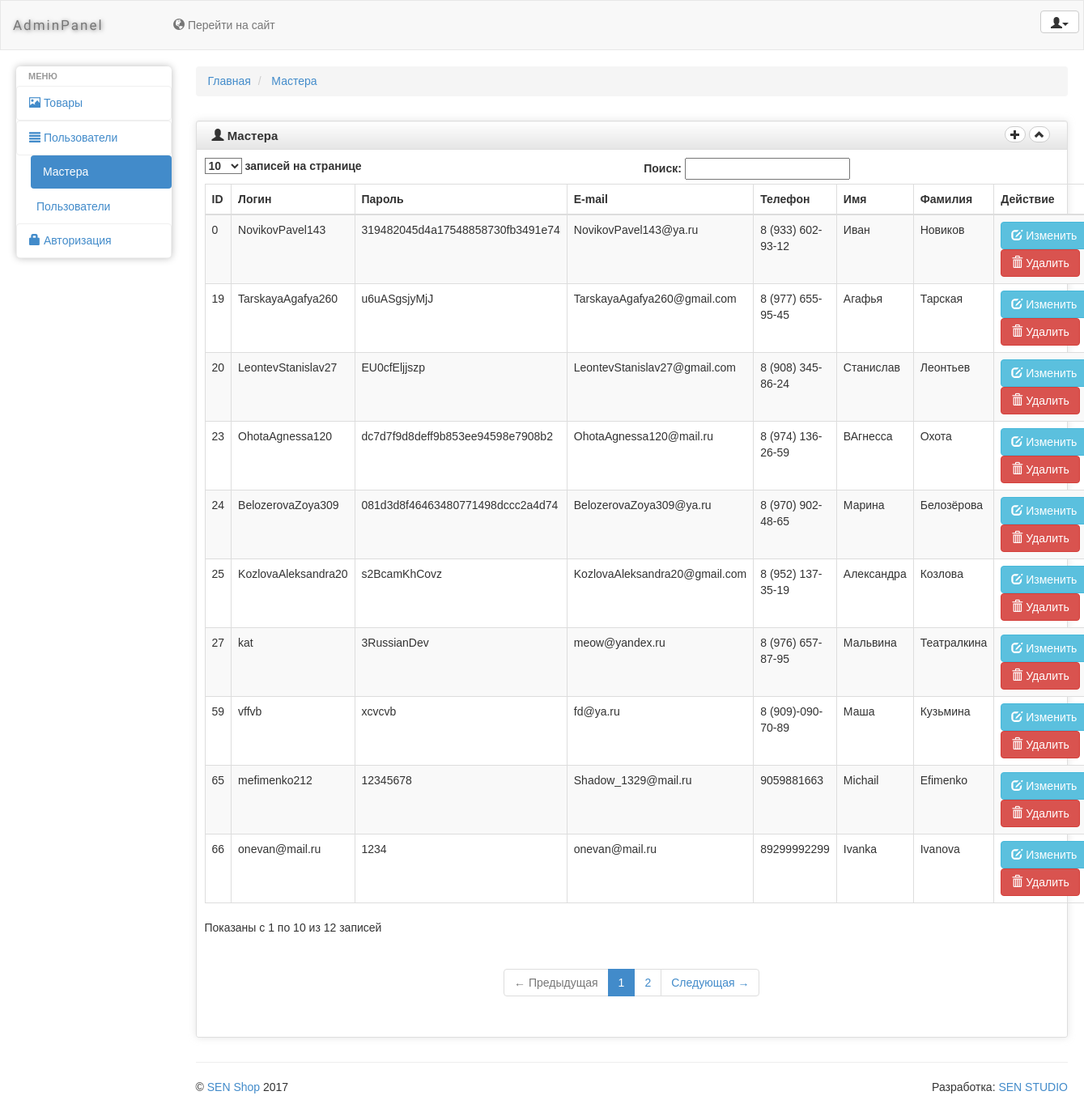
Screenshot of /admin/index.php (signed in) with the database file from the repository.
### tables this page shows
CREATE TABLE IF NOT EXISTS `user` (
  `user_id` int(11) NOT NULL AUTO_INCREMENT,
  `user_role` varchar(255) NOT NULL,
  `user_login` varchar(255) NOT NULL,
  `user_password` varchar(255) NOT NULL,
  `user_email` varchar(255) NOT NULL,
  `user_phone` varchar(30) NOT NULL,
  `user_name` varchar(255) NOT NULL,
  `user_surname` varchar(255) NOT NULL,
  PRIMARY KEY (`user_id`),
  UNIQUE KEY `user_login` (`user_login`),
  UNIQUE KEY `user_email` (`user_email`),
  UNIQUE KEY `user_phone` (`user_phone`),
  UNIQUE KEY `user_surname` (`user_surname`),
  KEY `user_fk0` (`user_role`),
  KEY `user_login_2` (`user_login`),
  FULLTEXT KEY `user_role` (`user_role`),
  FULLTEXT KEY `user_surname_2` (`user_surname`)
);

### admin/content.php (the view, shortened to what this page needs)
	<div id="content" class="col-lg-10 col-sm-10">
            <div>
    <ul class="breadcrumb">
        <li>
            <a href="#">Главная</a>
        </li>
        <li>
            <a href="#">Мастера</a>
        </li>
    </ul>
</div>
  <div class="row">
    <div class="box col-md-12">
    <div class="box-inner">
    <div class="box-header well" data-original-title="">
        <h2><i class="glyphicon glyphicon-user"></i> Мастера</h2>
        <div class="box-icon">
			<a href="#" class="btn btn-setting btn-round btn-default" id="add_new_user"><i
                                class="glyphicon glyphicon-plus"></i></a>
                        <a href="#" class="btn btn-minimize btn-round btn-default"><i
                                class="glyphicon glyphicon-chevron-up"></i></a>
        </div>
    </div>
    <div class="box-content">
    <table class="table table-striped table-bordered bootstrap-datatable datatable responsive">
    <thead>
    <tr>
        <th>ID</th>
        <th>Логин</th>
        <th>Пароль</th>
		<th>E-mail</th>
		<th>Телефон</th>
		<th>Имя</th>
		<th>Фамилия</th>
		<th>Действие</th>
    </tr>
    </thead>
    <tbody>
		<?php
include 'connection.php';
$link = mysqli_connect($host, $user, $password, $database)
    or die("Ошибка" . mysqli_error($link));
	mysqli_query($link, "SET NAMES utf8");
	mysqli_query($link, "SET CHARACTER SET utf8");
	mysqli_query($link, "SET character_set_client = utf8");
	mysqli_query($link, "SET character_set_connection = utf8");
	mysqli_query($link, "SET character_set_results = utf8");
	$query = "SELECT user_id,user_role,user_login,user_password,user_email,user_phone,user_name,user_surname FROM user where user_role=1";
	$res = mysqli_query($link, $query) or die(mysqli_error());
	while($row = mysqli_fetch_array($res)) {
		$id_int = (int)$row['user_id'];
	echo '<tr id="'.$id_int.'">';
	echo '<td id="user_id"> '.$row['user_id'].'</td>';
	echo '<td id="user_login" class="center">'.$row['user_login'].'</td>';
	echo '<td id="user_password" class="center">'.$row['user_password'].'</td>';
	echo '<td id="user_email" class="center">'.$row['user_email'].'</td>';
	echo '<td id="user_phone" class="center">'.$row['user_phone'].'</td>';
	echo '<td id="user_name" class="center">'.$row['user_name'].'</td>';
	echo '<td id="user_surname" class="center">'.$row['user_surname'].'</td>';
	echo '<td class="center">';
	echo '<a class="btn btn-info edit_user" id="'.$row['user_id'].'" href="#">';
	echo '<i class="glyphicon glyphicon-edit icon-white"></i>';
	echo ' Изменить';
	echo '</a>';
	echo '<a class="btn btn-danger delete_user" href="#" id="'.$id_int.'">';
	echo '<i class="glyphicon glyphicon-trash icon-white"></i>';
	echo ' Удалить';
	echo '</a>';
	echo '</td>';
	echo '</tr>';
	}
?>
    </tbody>
    </table>
    </div>
    </div>
    </div>
    </div>
  <hr>

### admin/css/charisma-app.css (style rules this page uses)
.box { margin-top: 10px; margin-bottom: 10px; }
.box-inner { border: 1px solid #DEDEDE; border-radius: 3px; -webkit-border-radius: 3px; -moz-border-radius: 3px; box-shadow: 0 0 10px rgba(189, 189, 189, 0.4); -webkit-box-shadow: 0 0 10px rgba(189, 189, 189, 0.4); -moz-box-shadow: 0 0 10px rgba(189, 189, 189, 0.4); }
.box-header { border: none; padding-top: 5px; border-bottom: 1px solid #DEDEDE; border-radius: 3px 3px 0 0; -webkit-border-radius: 3px 3px 0 0; -moz-border-radius: 3px 3px 0 0; height: 35px; min-height: 35px !important; margin-bottom: 0; font-weight: bold; font-size: 16px; background: -moz-linear-gradient(top, rgba(255, 255, 255, 0) 0%, rgba(0, 0, 0, 0.1) 100%); background: -webkit-gradient(linear, left top, left bottom, color-stop(0%, rgba(255, 255, 255, 0)), color-stop(100%, rgba(0, 0, 0, 0.1))); background: -webkit-linear-gradient(top, rgba(255, 255, 255, 0) 0%, rgba(0, 0, 0, 0.1) 100%); background: -o-linear-gradient(top, rgba(255, 255, 255, 0) 0%, rgba(0, 0, 0, 0.1) 100%); background: -ms-linear-gradient(top, rgba(255, 255, 255, 0) 0%, rgba(0, 0, 0, 0.1) 100%); background: linear-gradient(to bottom, rgba(255, 255, 255, 0) 0%, rgba(0, 0, 0, 0.1) 100%); filter: progid:DXImageTransform.Microsoft.gradient(startColorstr='#00ffffff', endColorstr='#1a000000', GradientType=0); }
.box-header h2 { font-size: 15px; width: auto; clear: none; float: left; line-height: 25px; white-space: nowrap; font-weight: bold; margin-top: 0; margin-bottom: 0; }
.box-header h2 > i { margin-top: 1px; }
.box-icon { float: right; }
.box-icon a { clear: none; float: left; margin: 0 2px; height: 20px; width: 5px; margin-top: 1px; }
.box-icon a i { margin-left: -6px; top: -1px; }
.box-content { padding: 10px; }
.btn-round { border-radius: 40px; -webkit-border-radius: 40px; -moz-border-radius: 40px; font-size: 12px; padding-top: 4px; }
@media only screen and (min-width: 980px) { a, button, input[type=submit], input[type=button], .product-img { -webkit-transition: .5s; -moz-transition: .5s; -ms-transition: .5s; -o-transition: .5s; transition: .5s; } }

### admin/bower_components/responsive-tables/responsive-tables.css (style rules this page uses)
table th { font-weight: bold; }
table td, table th { padding: 9px 10px; text-align: left; }

### admin/css/style.form.css (style rules this page uses)
body { font: 14px/21px "Lucida Sans", "Lucida Grande", "Lucida Sans Unicode", sans-serif; }

### rows the page displays
user: user_id "0", user_login "NovikovPavel143", user_password "319482045d4a17548858730fb3491e74", user_email "NovikovPavel143@ya.ru", user_phone "8 (933) 602-93-12", user_name "Иван", user_surname "Новиков"
user: user_id "19", user_login "TarskayaAgafya260", user_password "u6uASgsjyMjJ", user_email "TarskayaAgafya260@gmail.com", user_phone "8 (977) 655-95-45", user_name "Агафья", user_surname "Тарская"
user: user_id "20", user_login "LeontevStanislav27", user_password "EU0cfEljjszp", user_email "LeontevStanislav27@gmail.com", user_phone "8 (908) 345-86-24", user_name "Станислав", user_surname "Леонтьев"
user: user_id "23", user_login "OhotaAgnessa120", user_password "dc7d7f9d8deff9b853ee94598e7908b2", user_email "OhotaAgnessa120@mail.ru", user_phone "8 (974) 136-26-59", user_name "ВАгнесса", user_surname "Охота"
user: user_id "24", user_login "BelozerovaZoya309", user_password "081d3d8f46463480771498dccc2a4d74", user_email "BelozerovaZoya309@ya.ru", user_phone "8 (970) 902-48-65", user_name "Марина", user_surname "Белозёрова"
user: user_id "25", user_login "KozlovaAleksandra20", user_password "s2BcamKhCovz", user_email "KozlovaAleksandra20@gmail.com", user_phone "8 (952) 137-35-19", user_name "Александра", user_surname "Козлова"
user: user_id "27", user_login "kat", user_password "3RussianDev", user_email "meow@yandex.ru", user_phone "8 (976) 657-87-95", user_name "Мальвина", user_surname "Театралкина"
user: user_id "59", user_login "vffvb", user_password "xcvcvb", user_email "fd@ya.ru", user_phone "8 (909)-090-70-89", user_name "Маша", user_surname "Кузьмина"
user: user_id "65", user_login "mefimenko212", user_password "12345678", user_email "Shadow_1329@mail.ru", user_phone "9059881663", user_name "Michail", user_surname "Efimenko"
user: user_id "66", user_login "onevan@mail.ru", user_password "1234", user_email "onevan@mail.ru", user_phone "89299992299", user_name "Ivanka", user_surname "Ivanova"
